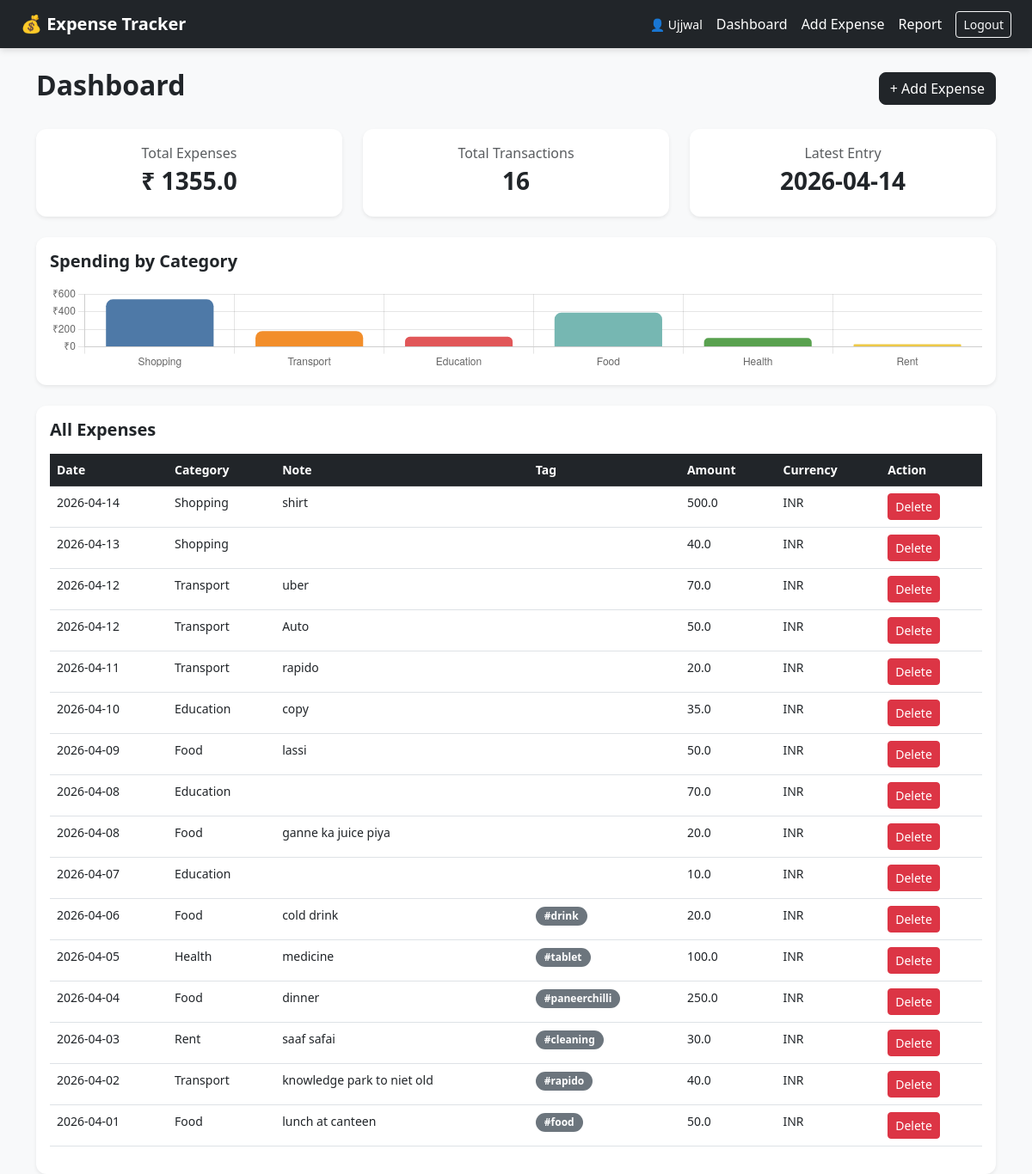
The app's page /dashboard (signed in) with its own data.
### tables this page shows
CREATE TABLE expenses (
            id INTEGER PRIMARY KEY AUTOINCREMENT,
            user_id INTEGER NOT NULL,
            amount REAL NOT NULL,
            category TEXT NOT NULL,
            note TEXT,
            tag TEXT,
            date TEXT NOT NULL,
            currency TEXT DEFAULT 'INR',
            FOREIGN KEY (user_id) REFERENCES users(id)
        );

### app.py (the view)
@app.route('/dashboard')
def index():
    if 'user_id' not in session:
        return redirect(url_for('login'))
    conn = get_db()
    expenses = conn.execute(
        'SELECT * FROM expenses WHERE user_id = ? ORDER BY date DESC',
        (session['user_id'],)
    ).fetchall()
    conn.close()
    return render_template('index.html', expenses=expenses)

### app.py (called while the page is built)
def get_db():
    conn = sqlite3.connect(DATABASE)
    conn.row_factory = sqlite3.Row
    return conn

### templates/index.html
{% extends 'base.html' %}
{% block content %}
<div class="d-flex justify-content-between align-items-center mb-4">
    <h2 class="fw-bold">Dashboard</h2>
    <a href="/add" class="btn btn-dark">+ Add Expense</a>
</div>
<div class="row mb-4">
    <div class="col-md-4">
        <div class="card text-center p-3 shadow-sm">
            <p class="text-muted mb-1">Total Expenses</p>
            <h3 class="fw-bold">₹ {{ expenses | sum(attribute='amount') | round(2) }}</h3>
        </div>
    </div>
    <div class="col-md-4">
        <div class="card text-center p-3 shadow-sm">
            <p class="text-muted mb-1">Total Transactions</p>
            <h3 class="fw-bold">{{ expenses | length }}</h3>
        </div>
    </div>
    <div class="col-md-4">
        <div class="card text-center p-3 shadow-sm">
            <p class="text-muted mb-1">Latest Entry</p>
            <h3 class="fw-bold">
                {% if expenses %}
                    {{ expenses[0]['date'] }}
                {% else %}
                    No data
                {% endif %}
            </h3>
        </div>
    </div>
</div>
<div class="card p-3 shadow-sm mb-4">
    <h5 class="fw-bold mb-3">Spending by Category</h5>
    <canvas id="categoryChart" height="100"></canvas>
</div>
<div class="card p-3 shadow-sm">
    <h5 class="fw-bold mb-3">All Expenses</h5>
    <table class="table table-hover">
        <thead class="table-dark">
            <tr>
                <th>Date</th>
                <th>Category</th>
                <th>Note</th>
                <th>Tag</th>
                <th>Amount</th>
                <th>Currency</th>
                <th>Action</th>
            </tr>
        </thead>
        <tbody>
            {% for e in expenses %}
            <tr>
                <td>{{ e['date'] }}</td>
                <td>{{ e['category'] }}</td>
                <td>{{ e['note'] }}</td>
                <td><span class="badge bg-secondary">{{ e['tag'] }}</span></td>
                <td>{{ e['amount'] }}</td>
                <td>{{ e['currency'] }}</td>
                <td>
                    <a href="/delete/{{ e['id'] }}"
                       onclick="return confirm('Delete this expense?')"
                       class="btn btn-danger btn-sm">Delete</a>
                </td>
            </tr>
            {% else %}
            <tr>
                <td colspan="7" class="text-center text-muted">No expenses yet. Add one!</td>
            </tr>
            {% endfor %}
        </tbody>
    </table>
</div>
{% endblock %}

### templates/base.html (shortened to what this page needs)
<!DOCTYPE html>
<html lang="en">
<head>
    <link href="https://cdn.jsdelivr.net/npm/bootstrap@5.3.0/dist/css/bootstrap.min.css" rel="stylesheet">
    <link rel="stylesheet" href="{{ url_for('static', filename='css/style.css') }}">
</head>
<body>
    <nav class="navbar navbar-expand-lg navbar-dark bg-dark px-4">
        <a class="navbar-brand fw-bold" href="/dashboard">💰 Expense Tracker</a>
        <div class="ms-auto d-flex align-items-center gap-3">
            {% if session.user_name %}
                <span class="text-white small">👤 {{ session.user_name }}</span>
                <a class="nav-link text-white" href="/dashboard">Dashboard</a>
                <a class="nav-link text-white" href="/add">Add Expense</a>
                <a class="nav-link text-white" href="/report">Report</a>
                <a class="btn btn-outline-light btn-sm" href="/logout">Logout</a>
            {% endif %}
        </div>
    </nav>
    <div class="container mt-4">
        {% block content %}{% endblock %}
    </div>
</body>
</html>

### static/css/style.css (style rules this page uses)
body { background-color: #f8f9fa; font-family: 'Segoe UI', sans-serif; }
.navbar { box-shadow: 0 2px 8px rgba(0,0,0,0.15); }
.card { border: none; border-radius: 12px; box-shadow: 0 2px 12px rgba(0,0,0,0.08); }
.btn-dark { border-radius: 8px; }
.table { font-size: 14px; }
.badge { font-size: 12px; padding: 5px 10px; border-radius: 20px; }

### records on screen
expenses: date "2026-04-14", category "Shopping", note "shirt", amount "500.0", currency "INR"
expenses: date "2026-04-13", category "Shopping", amount "40.0", currency "INR"
expenses: date "2026-04-12", category "Transport", note "uber", amount "70.0", currency "INR"
expenses: date "2026-04-12", category "Transport", note "Auto", amount "50.0", currency "INR"
expenses: date "2026-04-11", category "Transport", note "rapido", amount "20.0", currency "INR"
expenses: date "2026-04-10", category "Education", note "copy", amount "35.0", currency "INR"
expenses: date "2026-04-09", category "Food", note "lassi", amount "50.0", currency "INR"
expenses: date "2026-04-08", category "Education", amount "70.0", currency "INR"
expenses: date "2026-04-08", category "Food", note "ganne ka juice piya", amount "20.0", currency "INR"
expenses: date "2026-04-07", category "Education", amount "10.0", currency "INR"
expenses: date "2026-04-06", category "Food", note "cold drink", tag "#drink", amount "20.0", currency "INR"
expenses: date "2026-04-05", category "Health", note "medicine", tag "#tablet", amount "100.0", currency "INR"
expenses: date "2026-04-04", category "Food", note "dinner", tag "#paneerchilli", amount "250.0", currency "INR"
expenses: date "2026-04-03", category "Rent", note "saaf safai", tag "#cleaning", amount "30.0", currency "INR"
expenses: date "2026-04-02", category "Transport", note "knowledge park to niet old", tag "#rapido", amount "40.0", currency "INR"
expenses: date "2026-04-01", category "Food", note "lunch at canteen", tag "#food", amount "50.0", currency "INR"

### other values on screen
{{ session.user_name }} "Ujjwal"
{{ expenses | sum(attribute='amount') | round(2) }} "1355.0"
{{ expenses | length }} "16"
